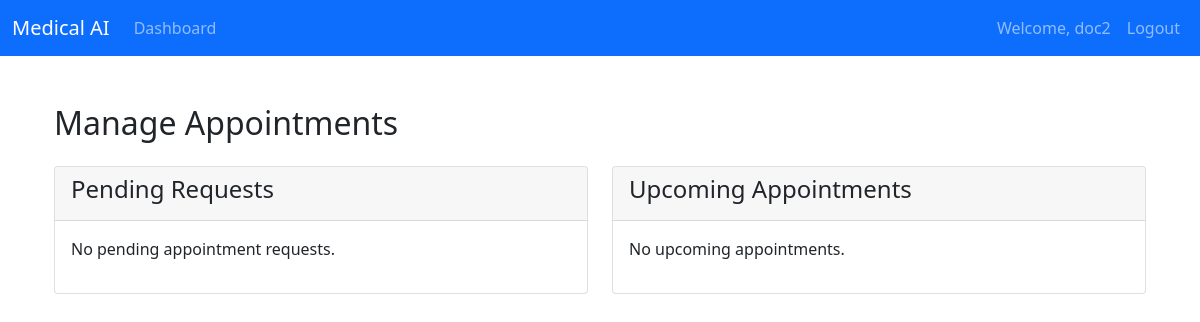
/doctor/manage_appointments/ (signed in), run on an earlier commit of the app's database.
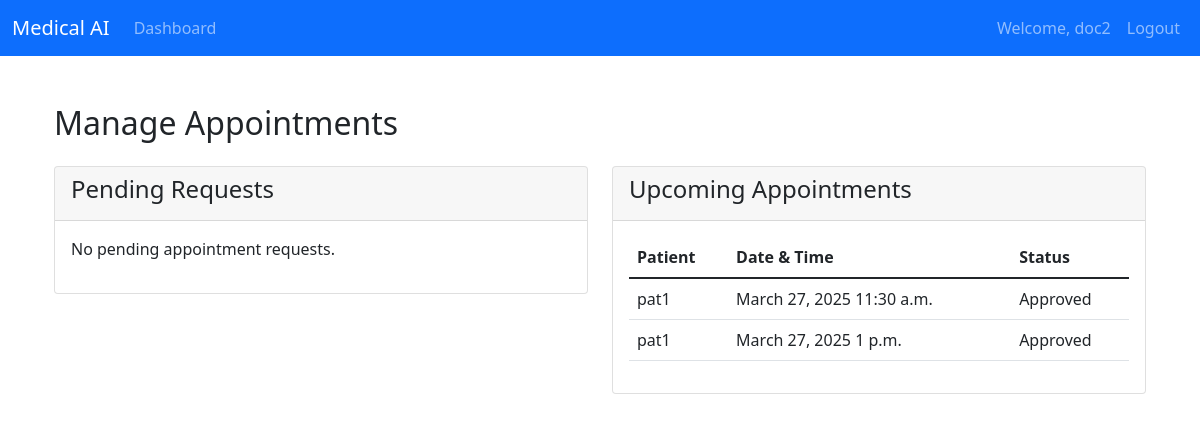
And on a later commit of the database.
### doctors/models.py (models this page shows, shortened)
class Appointment(models.Model):
    STATUS_CHOICES = [
        ('pending', 'Pending Request'),
        ('approved', 'Approved'),
        ('rejected', 'Rejected'),
        ('cancelled', 'Cancelled'),
        ('completed', 'Completed')
    ]
    patient = models.ForeignKey('patients.Patient', on_delete=models.CASCADE)
    doctor = models.ForeignKey(Doctor, on_delete=models.CASCADE)
    appointment_date = models.DateField()
    appointment_time = models.TimeField()
    symptoms = models.TextField()
    message = models.TextField(blank=True)
    status = models.CharField(max_length=20, choices=STATUS_CHOICES, default='pending')
    created_at = models.DateTimeField(auto_now_add=True)
    updated_at = models.DateTimeField(auto_now=True)
    reason_for_rejection = models.TextField(blank=True, null=True)
    class Meta:
        ordering = ['-created_at']

### patients/models.py (models this page shows, shortened)
class Patient(models.Model):
    user = models.OneToOneField(CustomUser, on_delete=models.CASCADE, related_name='patient')
    full_name = models.CharField(max_length=100)
    dob = models.DateField()
    age = models.IntegerField(null=True, blank=True)
    gender = models.CharField(
        max_length=6,
        choices=[('male', 'Male'), ('female', 'Female'), ('other', 'Other')],
        default='other'
    )
    contact_number = models.CharField(max_length=20)
    email = models.EmailField()
    address = models.TextField(null=True, blank=True)
    city = models.CharField(max_length=100, null=True, blank=True)
    state = models.CharField(max_length=100, null=True, blank=True)
    pincode = models.CharField(max_length=10, null=True, blank=True)
    blood_group = models.CharField(
        max_length=3,
        choices=[
            ('A+', 'A+'), ('A-', 'A-'),
            ('B+', 'B+'), ('B-', 'B-'),
            ('AB+', 'AB+'), ('AB-', 'AB-'),
            ('O+', 'O+'), ('O-', 'O-')
        ],
        null=True, blank=True, default='N/A'
    )
    height = models.DecimalField(
        max_digits=5,
        decimal_places=2,
        null=True,
        blank=True,
        validators=[MinValueValidator(0)]
    )
    weight = models.DecimalField(
        max_digits=5,
        decimal_places=2,
        null=True,
        blank=True,
        validators=[MinValueValidator(0)]
    )
    emergency_contact_name = models.CharField(max_length=100, null=True, blank=True)
    emergency_contact_relation = models.CharField(max_length=50, null=True, blank=True)
    emergency_contact_number = models.CharField(max_length=20, null=True, blank=True)
    medical_history = models.JSONField(
        null=True,
        blank=True,
        default=dict,
        help_text='Store medical conditions, surgeries, and medications in JSON format'
    )
    allergies = models.JSONField(
        null=True,
        blank=True,
        default=dict,
        help_text='Store food, medication, and environmental allergies in JSON format'
    )
    is_profile_complete = models.BooleanField(default=False)
    created_at = models.DateTimeField(auto_now_add=True)
    updated_at = models.DateTimeField(auto_now=True)
    class Meta:
        ordering = ['-created_at']
        verbose_name = 'Patient'
        verbose_name_plural = 'Patients'

### doctors/views.py (the view, shortened to what this page needs)
# urls.py: path('manage_appointments/', views.manage_appointments, name='manage_appointments'),
@login_required
def manage_appointments(request):
    try:
        doctor = Doctor.objects.get(user=request.user)
        pending_appointments = Appointment.objects.filter(
            doctor=doctor,
            status='pending'
        ).order_by('appointment_date', 'appointment_time')
        upcoming_appointments = Appointment.objects.filter(
            doctor=doctor,
            status='approved',
            appointment_date__gte=datetime.now().date()
        ).order_by('appointment_date', 'appointment_time')
        return render(request, 'doctors/manage_appointments.html', {
            'pending_appointments': pending_appointments,
            'upcoming_appointments': upcoming_appointments
        })
    except Doctor.DoesNotExist:
        messages.error(request, 'Access denied')
        return redirect('doctors:doctor_dashboard')

### doctors/templates/doctors/manage_appointments.html (shortened to what the changed rows need)
{% extends 'base.html' %}
{% block content %}
<div class="container mt-5">
    <div class="row">
        <div class="col-md-12">
            <h2>Manage Appointments</h2>
            <div class="row mt-4">
                <div class="col-md-6">
                    <div class="card">
                        <div class="card-body">
                            {% if upcoming_appointments %}
                            <table class="table">
                                <thead>
                                    <tr>
                                        <th>Patient</th>
                                        <th>Date & Time</th>
                                        <th>Status</th>
                                    </tr>
                                </thead>
                                <tbody>
                                    {% for appointment in upcoming_appointments %}
                                    <tr>
                                        <td>{{ appointment.patient.full_name }}</td>
                                        <td>{{ appointment.appointment_date }} {{ appointment.appointment_time }}</td>
                                        <td>{{ appointment.get_status_display }}</td>
                                    </tr>
                                    {% endfor %}
                                </tbody>
                            </table>
                            {% else %}
                            <p>No upcoming appointments.</p>
                            {% endif %}
                        </div>
                    </div>
                </div>
            </div>
        </div>
    </div>
</div>
{% endblock %}

What changed in the data, as far as the page shows it:
added Appointment: patient.full_name "pat1", appointment_date "March 27, 2025", appointment_time "11:30 a.m.", status "Approved"
added Appointment: patient.full_name "pat1", appointment_date "March 27, 2025", appointment_time "1 p.m.", status "Approved"
Also different on the page:
text no longer shown: "No upcoming appointments."
text now shown: "Patient Date & Time Status"
